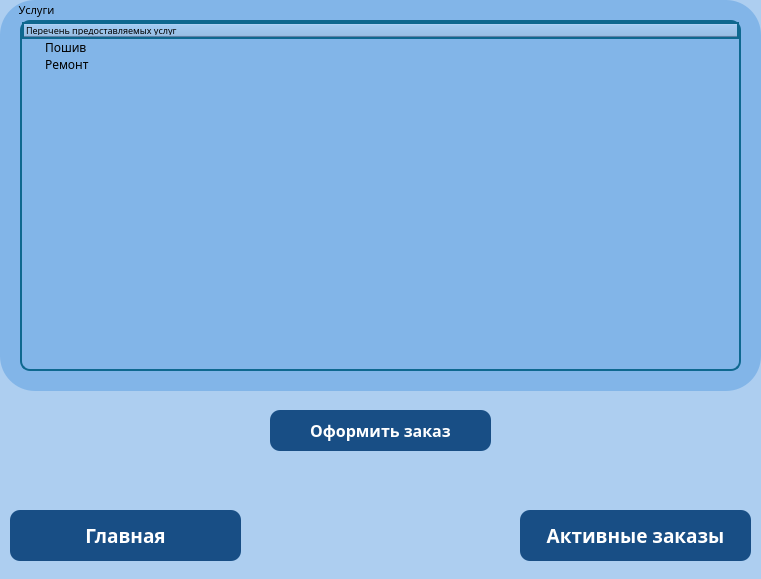
<?xml version="1.0" encoding="UTF-8"?>
<ui version="4.0">
 <class>ServicesDialog</class>
 <widget class="QDialog" name="ServicesDialog">
  <property name="geometry">
   <rect>
    <x>0</x>
    <y>0</y>
    <width>761</width>
    <height>579</height>
   </rect>
  </property>
  <property name="windowTitle">
   <string>Dialog</string>
  </property>
  <property name="styleSheet">
   <string notr="true">background-color: #adcef0</string>
  </property>
  <widget class="QPushButton" name="srvcBtnMain">
   <property name="geometry">
    <rect>
     <x>10</x>
     <y>510</y>
     <width>231</width>
     <height>51</height>
    </rect>
   </property>
   <property name="font">
    <font>
     <family>Montserrat</family>
     <pointsize>14</pointsize>
     <weight>75</weight>
     <bold>true</bold>
    </font>
   </property>
   <property name="styleSheet">
    <string notr="true">background-color: #184e85;
color: white;
border: 2px solid #555;
border-radius: 10px;
border: none;</string>
   </property>
   <property name="text">
    <string>Главная</string>
   </property>
  </widget>
  <widget class="QPushButton" name="btnOrder">
   <property name="geometry">
    <rect>
     <x>270</x>
     <y>410</y>
     <width>221</width>
     <height>41</height>
    </rect>
   </property>
   <property name="font">
    <font>
     <family>Montserrat</family>
     <pointsize>12</pointsize>
     <weight>75</weight>
     <bold>true</bold>
    </font>
   </property>
   <property name="styleSheet">
    <string notr="true">background-color: #184e85;
color: white;
border: 2px solid #555;
border-radius: 10px;
border: none;</string>
   </property>
   <property name="text">
    <string>Оформить заказ</string>
   </property>
  </widget>
  <widget class="QPushButton" name="srvcBtnActive">
   <property name="geometry">
    <rect>
     <x>520</x>
     <y>510</y>
     <width>231</width>
     <height>51</height>
    </rect>
   </property>
   <property name="font">
    <font>
     <family>Montserrat</family>
     <pointsize>14</pointsize>
     <weight>75</weight>
     <bold>true</bold>
    </font>
   </property>
   <property name="styleSheet">
    <string notr="true">background-color: #184e85;
color: white;
border: 2px solid #555;
border-radius: 10px;
border: none;</string>
   </property>
   <property name="text">
    <string>Активные заказы</string>
   </property>
  </widget>
  <widget class="QGroupBox" name="groupServices">
   <property name="geometry">
    <rect>
     <x>0</x>
     <y>0</y>
     <width>761</width>
     <height>391</height>
    </rect>
   </property>
   <property name="font">
    <font>
     <family>Montserrat Light</family>
     <pointsize>8</pointsize>
    </font>
   </property>
   <property name="styleSheet">
    <string notr="true">border: 2px solid #555;
border-radius: 35px;
border-style: outset;
background-color: #82b5e8;
border: none;
</string>
   </property>
   <property name="title">
    <string>      Услуги</string>
   </property>
   <widget class="QTreeWidget" name="treeWidget_Services">
    <property name="geometry">
     <rect>
      <x>20</x>
      <y>20</y>
      <width>721</width>
      <height>351</height>
     </rect>
    </property>
    <property name="font">
     <font>
      <family>Montserrat Light</family>
     </font>
    </property>
    <property name="styleSheet">
     <string notr="true">border: 2px solid #555;
border-radius: 10px;
border-style: solid;
border-color: #0e688f;</string>
    </property>
    <property name="columnCount">
     <number>1</number>
    </property>
    <attribute name="headerVisible">
     <bool>true</bool>
    </attribute>
    <attribute name="headerCascadingSectionResizes">
     <bool>false</bool>
    </attribute>
    <attribute name="headerDefaultSectionSize">
     <number>600</number>
    </attribute>
    <attribute name="headerHighlightSections">
     <bool>false</bool>
    </attribute>
    <attribute name="headerShowSortIndicator" stdset="0">
     <bool>false</bool>
    </attribute>
    <attribute name="headerStretchLastSection">
     <bool>true</bool>
    </attribute>
    <column>
     <property name="text">
      <string>Перечень предоставляемых услуг</string>
     </property>
     <property name="font">
      <font>
       <family>Montserrat Light</family>
       <pointsize>7</pointsize>
       <stylestrategy>PreferAntialias</stylestrategy>
       <kerning>false</kerning>
      </font>
     </property>
     <property name="textAlignment">
      <set>AlignLeading|AlignVCenter</set>
     </property>
    </column>
    <item>
     <property name="text">
      <string>Пошив</string>
     </property>
    </item>
    <item>
     <property name="text">
      <string>Ремонт</string>
     </property>
    </item>
   </widget>
  </widget>
 </widget>
 <resources/>
 <connections/>
</ui>
